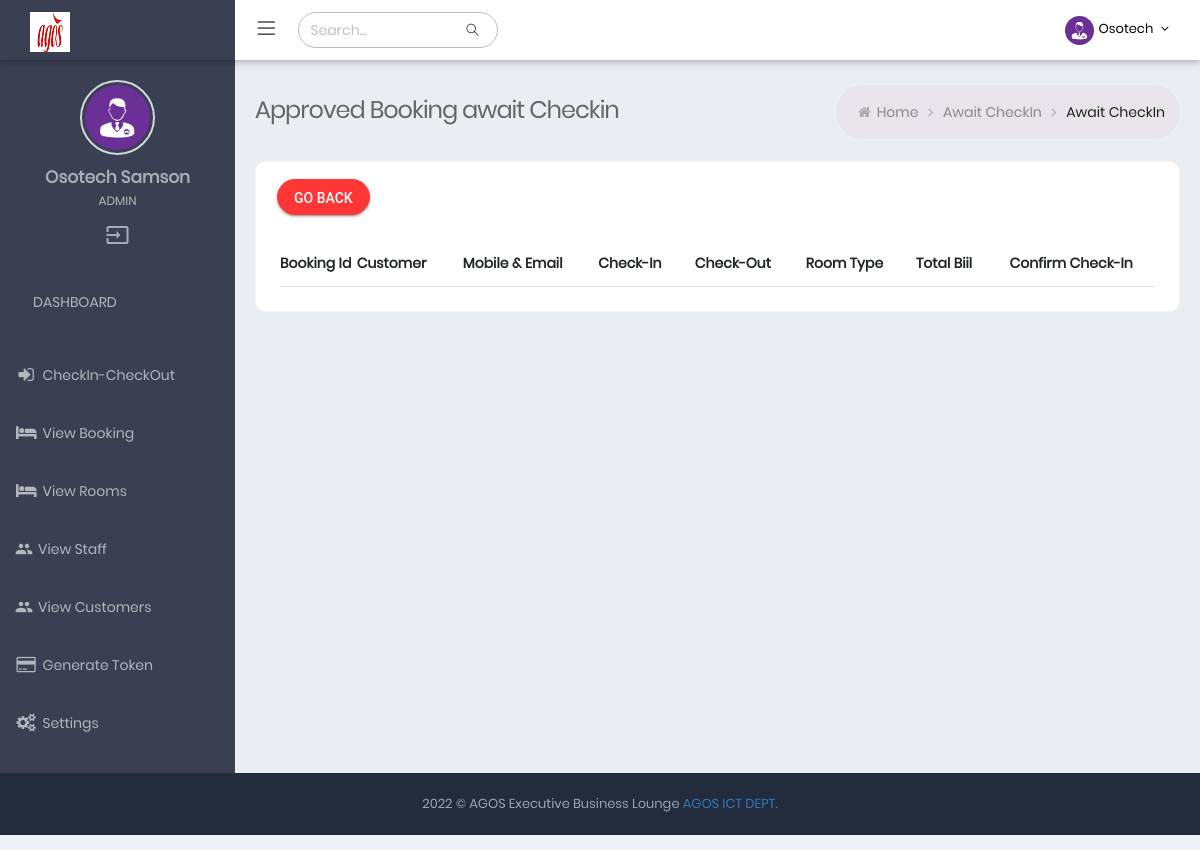
/checkin (signed in), run on the app's committed database.
### tables this page shows
CREATE TABLE IF NOT EXISTS `admin_tbl` (
  `id` int(11) NOT NULL AUTO_INCREMENT,
  `username` varchar(50) DEFAULT NULL,
  `email` varchar(255) DEFAULT NULL,
  `password` varchar(255) DEFAULT NULL,
  `fullname` varchar(255) DEFAULT NULL,
  `role_type` varchar(50) NOT NULL DEFAULT 'Admin',
  `status` tinyint(1) NOT NULL DEFAULT 0 COMMENT '0= not active, 1=active',
  `verified` tinyint(1) NOT NULL DEFAULT 0 COMMENT '0=not verified, 1= verified',
  `is_online` tinyint(1) NOT NULL DEFAULT 0 COMMENT '0=offline, 1=online',
  `created_at` date NOT NULL,
  PRIMARY KEY (`id`)
);

### Helper/helper.php (called while the page is built, shortened)
<?php
$Database = new Database();
$dbh = $Database->osotech_connect();
$Alert = new Alert();
$Core = new Core($dbh, $Alert);
$Admin = new Admin($dbh, $Core, $Alert);
$Admin->isAdminLoggedIn();
$admin_data = $Admin->getAdminById($_SESSION['AGOS_ADMIN_UNIQUE_ID']);

### App/Controller/Admin.php (called while the page is built, shortened)
<?php
class Admin
{
  private PDO $dbh;
  private $table = "admin_tbl";
  public function __construct($dbh, $Core, $Alert)
  {
    $this->dbh = $dbh;
  }
  public function getAdminById($aid)
  {
    $sql = "SELECT * FROM `{$this->table}` WHERE id=? LIMIT 1";
    $this->stmt = $this->dbh->prepare($sql);
    $this->response = $this->stmt->execute([$aid]);
    if ($this->stmt->rowCount() == '1') {
      $this->response = $this->stmt->fetch();
      return $this->response;
      $this->dbh = null;
    }
  }
}

### Inc/TopSidebar.php (the view, shortened to what this page needs)
<div class="sidebar-container">
  <div class="sidemenu-container navbar-collapse collapse fixed-menu">
    <div id="remove-scroll">
      <ul class="sidemenu page-header-fixed p-t-20" data-keep-expanded="false" data-auto-scroll="true"
        data-slide-speed="200">
        <li class="sidebar-user-panel">
          <div class="user-panel">
            <div class="row">
              <div class="sidebar-userpic">
                <img src="assets/img/user-image.jpg" class="img-responsive" alt="">
              </div>
            </div>
            <div class="profile-usertitle">
              <div class="sidebar-userpic-name"> <?php echo ucfirst($admin_data->fullname); ?> </div>
              <div class="profile-usertitle-job"> <?php echo strtoupper($admin_data->role_type); ?> </div>
            </div>
            <div class="sidebar-userpic-btn">
              <a class="tooltips" onclick="return confirm('Do you really want to Sign Out?');"
                href="logout?action=destroy_admin_session" data-placement="top" data-original-title="Logout">
                <i class="material-icons">input</i>
              </a>
            </div>
          </div>
        </li>
        <li class="menu-heading">
          <a href="./" class="nav-link ">
            <span class="text-center">DASHBOARD</span>
          </a>
        </li>
        <li class="nav-item">
          <a href="checkin" class="nav-link ">
            <i class="fa fa-sign-in"></i>
            <span class="title">CheckIn-CheckOut</span>
          </a>
        </li>
        <li class="nav-item">
          <a href="view-booking" class="nav-link ">
            <i class="fa fa-bed"></i>
            <span class="title">View Booking</span>
          </a>
        </li>
        <li class="nav-item">
          <a href="rooms" class="nav-link ">
            <i class="fa fa-bed"></i>
            <span class="title">View Rooms</span>
          </a>
        </li>
        <li class="nav-item">
          <a href="view-manager" class="nav-link ">
            <i class="material-icons">group</i>
            <span class="title">View Staff</span>
          </a>
        </li>
        <li class="nav-item">
          <a href="view-customer" class="nav-link ">
            <i class="material-icons">group</i>
            <span class="title">View Customers</span>
          </a>
        </li>
        <li class="nav-item">
          <a href="generate" class="nav-link ">
            <i class="fa fa-credit-card" aria-hidden="true"></i>
            <span class="title">Generate Token</span>
          </a>
        </li>
        <li class="nav-item">
          <a href="profile" class="nav-link ">
            <i class="fa fa-cogs" aria-hidden="true"></i>
            <span class="title">Settings</span>
          </a>
        </li>
      </ul>
    </div>
  </div>
</div>

### Inc/TopMenuBar.php (shortened to what this page needs)
<div class="top-menu">
  <ul class="nav navbar-nav pull-right">
    <li class="dropdown dropdown-user">
      <a href="javascript:;" class="dropdown-toggle" data-bs-toggle="dropdown" data-hover="dropdown"
        data-close-others="true">
        <img alt="" class="img-circle " src="assets/img/user-image.jpg" />
        <span class="username username-hide-on-mobile"> <?php echo ucfirst($admin_data->username); ?> </span>
        <i class="fa fa-angle-down"></i>
      </a>
    </li>
  </ul>
</div>

### assets/css/material_style.css (style rules this page uses)
.material-icons { font-family: "Material Icons"; font-weight: normal; font-style: normal; font-size: 24px; display: inline-block; line-height: 1; text-transform: none; letter-spacing: normal; word-wrap: normal; white-space: nowrap; direction: ltr; -webkit-font-smoothing: antialiased; text-rendering: optimizeLegibility; -moz-osx-font-smoothing: grayscale; font-feature-settings: "liga"; }

### assets/css/responsive.css (style rules this page uses)
@media (min-width:768px) { .navbar-nav>li { float: left; } }
@media (min-width:992px) { .sidemenu-container { width: 235px; float: left; position: relative; margin-right: -100% } }
@media (min-width:992px) { .sidemenu-container.collapse { display: block; max-height: none !important } }

### assets/css/theme-color.css (style rules this page uses)
:root { --sidebar-color: #ffffff; --sidebar-font-color: #4680ff; --logo-color: #222c3c; --header-color: #6673FC; }
.dark-sidebar-color .sidemenu-container { background-color: #3a3f51; }
.dark-sidebar-color .sidemenu-container .sidemenu>li>a, .dark-sidebar-color .sidemenu-closed.sidemenu-container-fixed .sidemenu-container:hover .sidemenu>li>a { color: #b4b6bd; border-bottom:none; }
.dark-sidebar-color .user-panel { color: #ccc; }
.header-white .page-header.navbar .top-menu .navbar-nav>li.dropdown-language>.dropdown-toggle>.langname, .header-white .page-header.navbar .top-menu .navbar-nav>li.dropdown-user>.dropdown-toggle>.username, .header-white .page-header.navbar .top-menu .navbar-nav>li.dropdown-user>.dropdown-toggle>i { color: #000; }
.header-white .page-header.navbar .top-menu .navbar-nav>li.dropdown .dropdown-toggle>i { color: #000; }

### data on the page
admin_tbl: username "Osotech", fullname "Osotech Samson", role_type "ADMIN"
